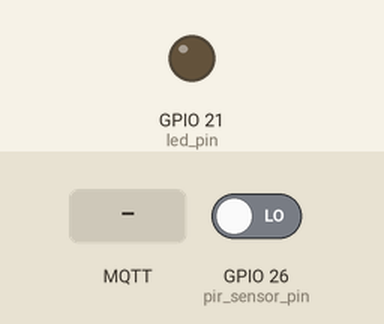
A program run on a simulated ESP32. Shown: output pins drawn as LEDs (lit = HIGH). Inputs (shaded band) come from the test bench; at power-on: GPIO 26 (pir_sensor_pin) LOW. WiFi joins after 1.5 s; servers stay silent unless stated; random numbers use the default seed unless the program sets one; no MQTT or app messages arrive unless stated; what the program prints to the serial monitor is not drawn.

Above: at 2.7 s.
2.8 s: GPIO 26 (pir_sensor_pin) driven HIGH
At 3.9 s:
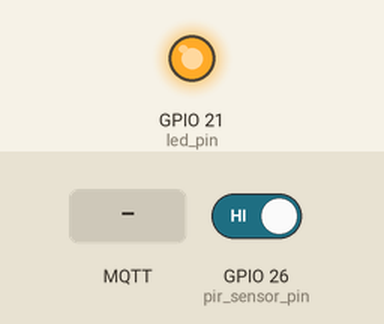
5.8 s: MQTT message "LED_OFF" arrives on the first subscribed topic
At 6.5 s:
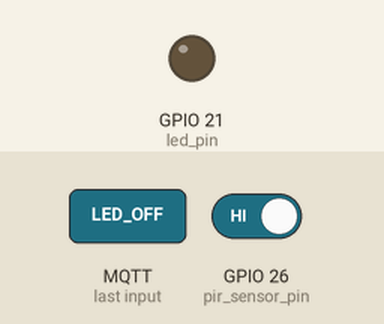
Timing chart, 0 to 8.8 s (numbered marks = the images above; inputs shaded):
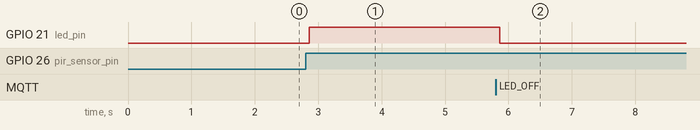

Measured:
- after the input at 2.8 s, GPIO 21 (led_pin): LOW → HIGH after 0.06 s
- after the input at 5.8 s, GPIO 21 (led_pin): HIGH → LOW after 0.07 s

The program:

main.cpp
```cpp
#include <Arduino.h>
#include <WiFi.h>
#include <WiFiClientSecure.h>
#include <PubSubClient.h>

// Wi-Fi credentials
const char* ssid = "No Internet";
const char* password = "asdfghjkl";

// MQTT broker details
const char* mqtt_broker = "59188690bb6d4709b6792842acc1af7f.s1.eu.hivemq.cloud";
const int mqtt_port = 8883;
const char* mqtt_username = "test3";
const char* mqtt_password = "12345678Ad";

// MQTT topics
const char* topic_motion = "esp32/motion";         // Motion detected
const char* topic_led_status = "esp32/led_status"; // LED status
const char* topic_control = "esp32/control";       // Control LED

// GPIO pins
const int pir_sensor_pin = 26; // GPIO pin connected to the PIR sensor
const int led_pin = 21;        // GPIO pin connected to the LED

// State variables
bool motionDetected = false;   // Tracks motion detection
bool ledState = false;         // Tracks LED state
unsigned long motionStartTime = 0;
unsigned long lastMotionTime = 0;
const unsigned long motionTimeout = 10000; // 10 seconds

// WiFi and MQTT clients
WiFiClientSecure wifiClient;
PubSubClient mqttClient(wifiClient);

// Callback function to handle MQTT messages
void mqttCallback(char* topic, byte* payload, unsigned int length) {
  String message;
  for (unsigned int i = 0; i < length; i++) {
    message += (char)payload[i];
  }

  Serial.print("Message arrived on topic: ");
  Serial.println(topic);
  Serial.print("Message: ");
  Serial.println(message);

  // Handle LED control
  if (String(topic) == topic_control) {
    if (message == "LED_ON") {
      digitalWrite(led_pin, HIGH);
      ledState = true;
      mqttClient.publish(topic_led_status, "LED_ON");
      Serial.println("LED turned ON (via MQTT)");
    } else if (message == "LED_OFF") {
      digitalWrite(led_pin, LOW);
      ledState = false;
      mqttClient.publish(topic_led_status, "LED_OFF");
      Serial.println("LED turned OFF (via MQTT)");
    }
  }
}

// Setup MQTT connection
void setupMQTT() {
  mqttClient.setServer(mqtt_broker, mqtt_port);
  mqttClient.setCallback(mqttCallback);
}

// Reconnect to MQTT broker if disconnected
void reconnect() {
  while (!mqttClient.connected()) {
    Serial.println("Connecting to MQTT broker...");
    String clientId = "ESP32Client-";
    clientId += String(random(0xffff), HEX);
    if (mqttClient.connect(clientId.c_str(), mqtt_username, mqtt_password)) {
      Serial.println("Connected to MQTT broker");
      mqttClient.subscribe(topic_control); // Subscribe to control topic
    } else {
      Serial.print("Failed, rc=");
      Serial.println(mqttClient.state());
      Serial.println("Retrying in 5 seconds...");
      delay(5000);
    }
  }
}

void setup() {
  // Initialize serial communication
  Serial.begin(115200);

  // Configure GPIO pins
  pinMode(pir_sensor_pin, INPUT);
  pinMode(led_pin, OUTPUT);

  // Connect to Wi-Fi
  Serial.println("Connecting to Wi-Fi...");
  WiFi.begin(ssid, password);
  while (WiFi.status() != WL_CONNECTED) {
    delay(500);
    Serial.print(".");
  }
  Serial.println("\nConnected to Wi-Fi");

  // Initialize MQTT
  wifiClient.setInsecure(); // For testing, disable certificate verification
  setupMQTT();
}

void loop() {
  // Maintain MQTT connection
  if (!mqttClient.connected()) {
    reconnect();
  }
  mqttClient.loop();

  // Check motion sensor
  if (digitalRead(pir_sensor_pin) == HIGH) {
    if (!motionDetected) {
      motionDetected = true;
      motionStartTime = millis();
      Serial.println("Motion detected!");
      mqttClient.publish(topic_motion, "Motion detected");
      digitalWrite(led_pin, HIGH); // Turn on LED
      ledState = true;
      mqttClient.publish(topic_led_status, "LED_ON");
    }
    lastMotionTime = millis(); // Update the last motion time
  }

  // Turn off LED after motion timeout if no new motion is detected
  if (motionDetected && millis() - lastMotionTime > motionTimeout) {
    motionDetected = false;
    Serial.println("Motion stopped");
    mqttClient.publish(topic_motion, "Motion stopped");
    digitalWrite(led_pin, LOW); // Turn off LED
    ledState = false;
    mqttClient.publish(topic_led_status, "LED_OFF");
  }

  // Periodically send LED status
  static unsigned long lastStatusTime = 0;
  if (millis() - lastStatusTime > 5000) { // Every 5 seconds
    lastStatusTime = millis();
    if (ledState) {
      mqttClient.publish(topic_led_status, "LED_ON");
    } else {
      mqttClient.publish(topic_led_status, "LED_OFF");
    }
  }

  delay(100); // Small delay to avoid busy-waiting
}
```
